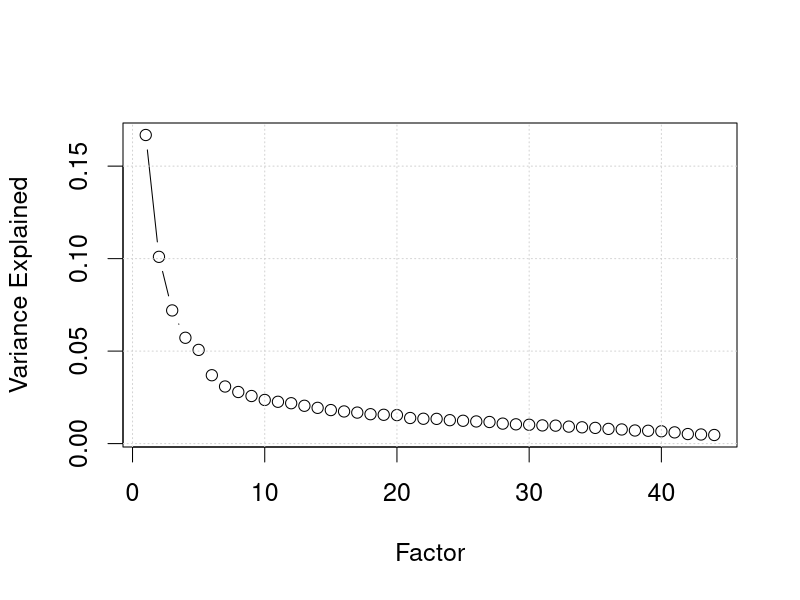
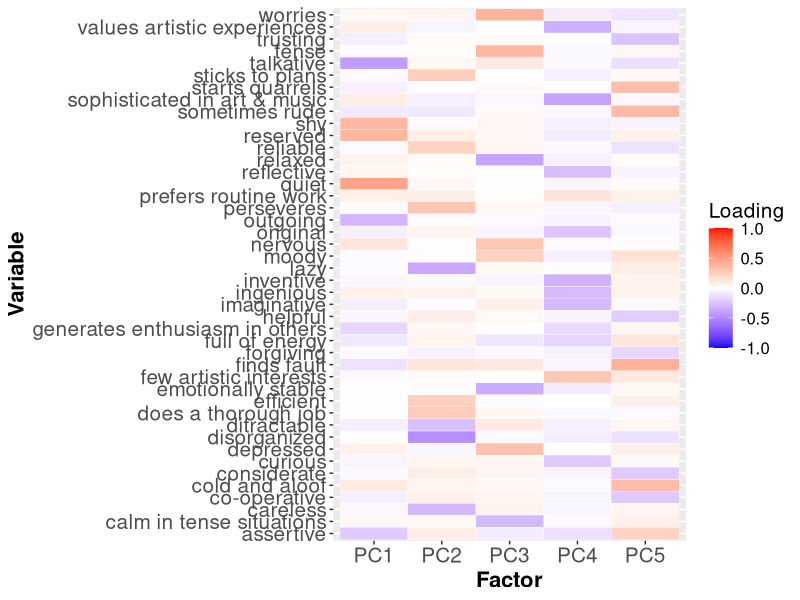

These charts were generated, in order, by the following R code:
setwd('/media/areshenk/StorageDisk1/Writings/Teaching-Material/Slides -- Factor Analysis/R code for plots')
require(foreign)
raw = read.spss('personality.sav', 
                 to.data.frame = F,
                 use.value.labels = F)
data = as.data.frame(raw)
varNames = as.character(attr(raw, "variable.labels"))
fit = prcomp(data[complete.cases(data),])
rot = varimax(fit$rotation[,1:5])

# Scree
vexp = fit$sdev^2
png(filename = '../Latex/figures/personality_scree1.png',
    width = 800, height = 600, pointsize = 12)
par(cex = 1.5)
plot(1:44, vexp/sum(vexp),
     xlab = 'Factor',
     ylab = 'Variance Explained',
     type = 'b')
grid(nx = NULL, ny = NULL)
dev.off()

# Rotated plot
library(ggplot2)
library(reshape)
plotFrame = data.frame(rot$loadings[1:44,1:5])
plotFrame$Variable = varNames
plotFrame = melt(plotFrame)
colnames(plotFrame) = c('Variable', 'Factor', 'Loading')

png(filename = '../Latex/figures/personality_factor_rot.png',
    width = 800, height = 800, pointsize = 10.5)
ggplot(plotFrame, aes(Factor, Variable)) + 
    geom_tile(aes(fill = Loading), colour = "white") + 
    scale_fill_gradient2(limits=c(-1, 1),
                         low = "blue", mid = 'white',  high = "red") +
    xlab('Factor') +
    ylab('Variable') +
    theme(axis.text = element_text(size = 15),
          axis.title = element_text(size = 16,face="bold"),
          legend.text = element_text(size = 12),
          legend.title = element_text(size = 15))
dev.off()
